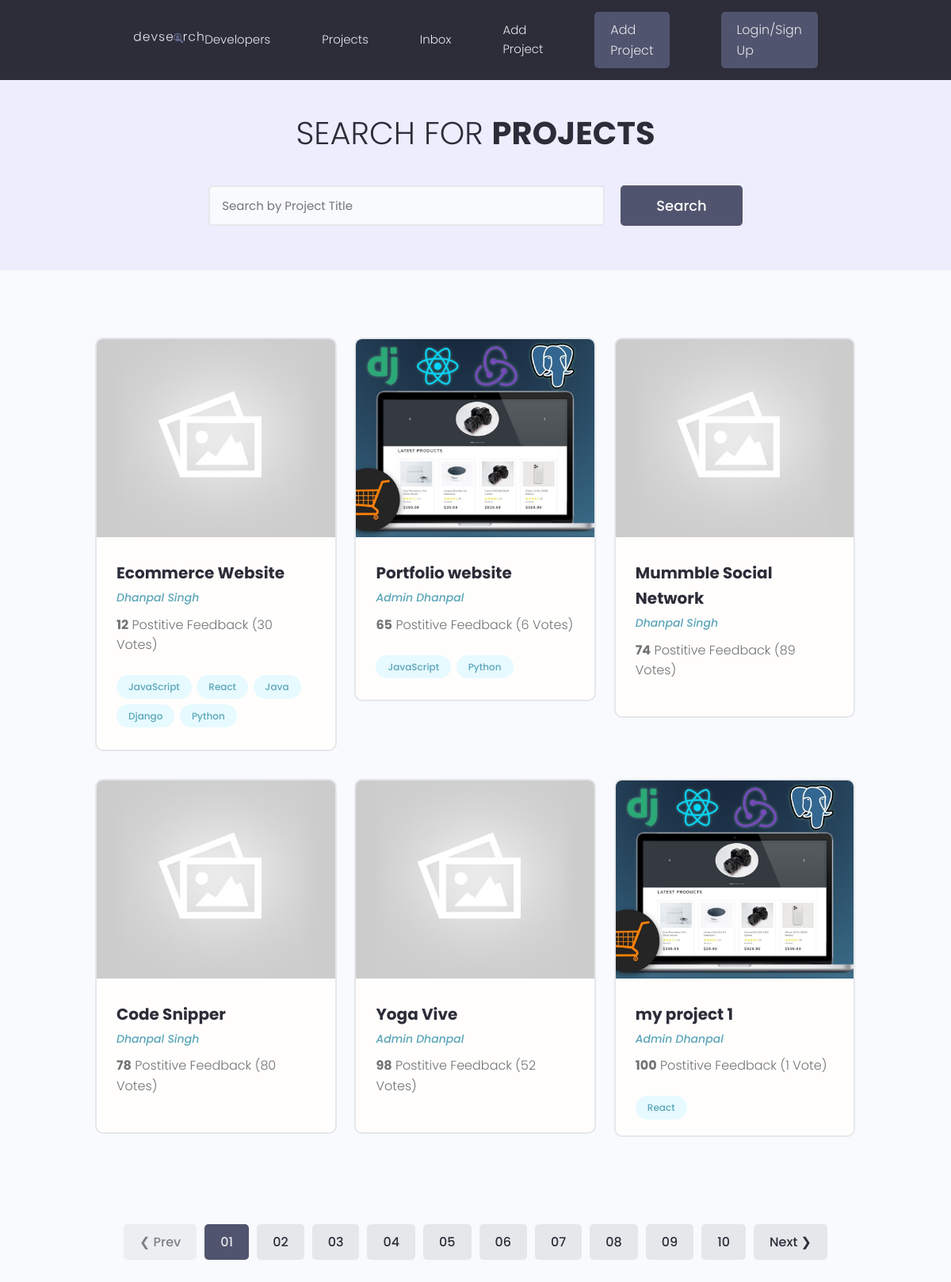
/projects/, run on the app's committed database.
### projects/models.py (models this page shows, shortened)
class Project(models.Model):
    owner = models.ForeignKey(Profile,null=True, blank=True,on_delete=models.SET_NULL)
    title = models.CharField(max_length=200)
    description = models.TextField(null=True, blank=True )
    featured_image = models.ImageField(null=True, blank=True, default="default.jpg")
    demo_link = models.CharField(max_length=2000, null=True, blank=True)
    source_link = models.CharField(max_length=2000, null=True, blank=True)
    tags = models.ManyToManyField('Tag',blank=True)
    vote_total = models.IntegerField(default=0, null=True, blank=True)
    vote_ratio = models.IntegerField(default=0, null=True, blank=True)
    created = models.DateTimeField(auto_now_add=True)
    id = models.UUIDField(default=uuid.uuid4,  unique=True, primary_key=True, editable=False)

class Tag(models.Model):
    name = models.CharField(max_length=200)
    created = models.DateTimeField(auto_now_add=True)
    id = models.UUIDField(default=uuid.uuid4, unique=True,primary_key=True, editable=False)
    def __str__(self):
        return self.name

### users/models.py (models this page shows, shortened)
class Profile(models.Model):
    user = models.OneToOneField(User, on_delete=models.CASCADE, null=True, blank=True)
    name = models.CharField(max_length=200, blank=True, null=True)
    email = models.EmailField(max_length=500, blank=True, null=True)
    username = models.CharField(max_length=200, blank=True, null=True)
    location = models.CharField(max_length=200, blank=True, null=True)
    short_intro = models.CharField(max_length=200, blank=True, null=True)
    bio = models.TextField(blank=True,null=True)
    profile_image = models.ImageField(null=True,blank=True,upload_to='profiles/',default='profiles/user-default.png')
    social_github = models.CharField(max_length=200, blank=True, null=True)
    social_stackoverflow = models.CharField(max_length=200, blank=True, null=True)
    social_twitter = models.CharField(max_length=200, blank=True, null=True)
    social_linkedln = models.CharField(max_length=200, blank=True, null=True)
    social_youtube = models.CharField(max_length=200, blank=True, null=True)
    social_website = models.CharField(max_length=200, blank=True, null=True)
    created = models.DateTimeField(auto_now_add=True)
    id = models.UUIDField(default=uuid.uuid4, unique=True, primary_key=True,editable=False)

### projects/views.py (the view)
# urls.py: path("projects/", views.project, name="projects"),
def project(request):
    projects = Project.objects.all()
    msg = "Hello, You are on the project page."
    number = 5
    context = {'projects' :projects}
    return render(request, 'projects/projects.html', context)

### projects/templates/projects/projects.html (shortened to what this page needs)
<!DOCTYPE html>
<html lang="en">
<head>
</head>
<body>
{% extends 'main.html' %}
{% block content %}
<main class="projects">
    <section class="hero-section text-center">
      <div class="container container--narrow">
        <div class="hero-section__box">
          <h2>Search for <span>Projects</span></h2>
        </div>
        <div class="hero-section__search">
          <form class="form" action="#" method="get">
            <div class="form__field">
              <input class="input input--text" id="formInput#search" type="text" name="text"
                placeholder="Search by Project Title" />
            </div>
            <input class="btn btn--sub btn--lg" type="submit" value="Search" />
          </form>
        </div>
      </div>
    </section>
    <section class="projectsList">
      <div class="container">
        <div class="grid grid--three">
            {% for project in projects %}
                <div class="column">
            <div class="card project">
              <a href="{% url 'project' project.id %}" class="project">
                <img class="project__thumbnail" src="{{ project.featured_image.url }}" alt="project thumbnail" />
                <div class="card__body">
                  <h3 class="project__title">{{project.title}}</h3>
                  <p><a class="project__author" href="profile.html">{{project.owner.name}}</a></p>
                  <p class="project--rating">
                    <span style="font-weight: bold;"> {{project.vote_ratio}}</span> Postitive
                    Feedback ({{project.vote_total}} Vote{{project.vote_total|pluralize:"s"}})
                  </p>
                  <div class="project__tags">
                      {% for tag in project.tags.all %}
                    <span class="tag tag--pill tag--main">
                      <small>{{ tag }}</small>
                    </span>
                      {% endfor %}
                  </div>
                </div>
              </a>
            </div>
          </div>
            {% endfor %}
        </div>
      </div>
    </section>
    <div class="pagination">
      <ul class="container">
        <li><a href="#" class="btn btn--disabled">&#10094; Prev</a></li>
        <li><a href="#" class="btn btn--sub">01</a></li>
        <li><a href="#" class="btn">02</a></li>
        <li><a href="#" class="btn">03</a></li>
        <li><a href="#" class="btn">04</a></li>
        <li><a href="#" class="btn">05</a></li>
        <li><a href="#" class="btn">06</a></li>
        <li><a href="#" class="btn">07</a></li>
        <li><a href="#" class="btn">08</a></li>
        <li><a href="#" class="btn">09</a></li>
        <li><a href="#" class="btn">10</a></li>
        <li><a href="#" class="btn">Next &#10095;</a></li>
      </ul>
    </div>
  </main>
{% endblock content %}

### static/style/app.css (style rules this page uses)
:root { --color-sub: #2d2d39; }
.btn--sub { background-color: var(--color-sub-light); }
.card { border: 2px solid var(--color-light); }
img { width: 100%; }
.hero-section { height: 40vh; display: flex; align-items: center; background-color: var(--color-sub); }
.hero-section__box { margin-bottom: 4rem; }
.hero-section__box > h2, .hero-section__box > h2 > span { font-size: 4rem; color: var(--color-light); line-height: 1.3; text-transform: uppercase; }
.hero-section__box > h2 { font-weight: 300; }
.hero-section__box > h2 > span { font-weight: 700; }
.hero-section__search > .form { display: flex; align-items: center; justify-content: center; gap: 2rem; }
.hero-section__search > .form input.input--text { width: 50rem; }
.pagination { margin-top: 8rem; margin-bottom: 10rem; }
.pagination > ul { flex-wrap: wrap; list-style: none; display: flex; align-items: center; justify-content: center; gap: 1rem; }
.pagination .btn { color: var(--color-sub); }
.pagination .btn.btn--sub { color: var(--color-light); }
.project__author { font-size: 1.4rem; font-style: italic; }
.project--rating { margin-bottom: 1.6em; margin-top: .5em; }
.projects > .hero-section { background: var(--color-sub-lighter); height: 30vh; }
.projects .hero-section__box { margin-bottom: 2.5rem; }
.projects .hero-section__box > h2 { color: var(--color-sub); }
.projects .hero-section__box > h2 > span { font-weight: 700; color: var(--color-sub); }
.projectsList { margin-top: 8rem; }
.project__thumbnail { height: 25rem; object-fit: cover; object-position: top center; }
.project__title { font-size: 2rem; font-weight: 700; color: var(--color-sub); }

### static/uikit/styles/modules/_variables.css (style rules this page uses)
:root { --color-main: #5aa5b9; --color-main-light: #e6faff; --color-sub: #3f4156; --color-sub-light: #51546e; --color-sub-lighter: #ededfd; --color-text: #737373; --color-gray: #8b8b8b; --color-light: #e5e7eb; --color-light-gray: #767676; --color-bg: #f8fafd; --color-white: #fffefd; --color-white-light: #f3f3f3; --color-success: #359e64; --color-success-bg: #def8e8; --color-error: #fc4b0b; --color-error-bg: #fff2ee; --font-base: 'Poppins', arial, helvetica, 'Segoe UI', roboto, ubuntu, sans-serif; --font-monospace: 'Fira Code', 'Courier New', courier, monospace; --font-regular: 300; --font-medium: 500; --font-bold: 700; --generic-shadow: 1px 1px 5px #00000010; --generic-transition: all 0.3s ease-in-out; }

### static/uikit/styles/modules/_base.css (style rules this page uses)
* { margin: 0; padding: 0; box-sizing: border-box; text-rendering: optimizeLegibility; color: inherit; font-size: inherit; }
html { font-size: 50%; }
@media only screen and (min-width: 480px) { html { font-size: 56.25%; } }
@media only screen and (min-width: 1200px) { html { font-size: 62.5%; } }
body { line-height: 1.6; font-weight: 400; font-size: 1.5rem; color: var(--color-text); background-color: var(--color-bg); min-height: 100vh; }

### static/uikit/styles/modules/_typography.css (style rules this page uses)
* { font-family: var(--font-base); }
h2 { font-size: 3.6rem; font-weight: var(--font-bold); }
h3 { font-size: 3.2rem; font-weight: var(--font-medium); }
p, span, strong { font-size: 1.6rem; color: var(--color-text); font-weight: var(--font-regular); }
a { padding-bottom: 2px; text-decoration: none; display: inline-block; color: var(--color-main); font-weight: var(--font-medium); }

### static/uikit/styles/modules/_utilities.css (style rules this page uses)
.container { width: 92%; max-width: 165rem; margin: 0 auto; box-sizing: border-box; }
.container--narrow { width: 92%; max-width: 120rem; }
@media screen and (min-width: 1000px) { .container { width: 90%; } }
@media screen and (min-width: 1000px) { .container--narrow { width: 85%; } }
@media screen and (min-width: 1200px) { .container { width: 80%; } }
@media screen and (min-width: 1200px) { .container--narrow { width: 72%; } }
.text-center { text-align: center; }

### static/uikit/styles/modules/_button.css (style rules this page uses)
.btn { display: inline-block; position: relative; cursor: pointer; background-color: var(--color-light); font-weight: var(--font-medium); color: var(--color-sub); text-decoration: none; padding: 1rem 2rem; border-radius: 0.5rem; border: none; width: -webkit-fit-content; width: -moz-fit-content; width: fit-content; height: -webkit-fit-content; height: -moz-fit-content; height: fit-content; font-size: 1.6rem; outline-width: 0; outline-color: transparent; -webkit-backface-visibility: hidden; backface-visibility: hidden; transition: all 0.3s ease-in-out; }
.btn:disabled, .btn--disabled { cursor: not-allowed; opacity: 0.6; }
.btn--sub { background-color: var(--color-sub); color: var(--color-white); }
.btn--lg { font-size: 1.8rem; padding: 1.2rem 4.5rem; }

### data on the page
Project: featured_image (placeholder picture), title "Ecommerce Website", owner.name "Dhanpal Singh", vote_ratio "12", vote_total "30"
Tag: name "JavaScript"
Tag: name "React"
Tag: name "Java"
Tag: name "Django"
Tag: name "Python"
Project: featured_image (picture), title "Portfolio website", owner.name "Admin Dhanpal", vote_ratio "65", vote_total "6"
Project: featured_image (placeholder picture), title "Mummble Social Network", owner.name "Dhanpal Singh", vote_ratio "74", vote_total "89"
Project: featured_image (placeholder picture), title "Code Snipper", owner.name "Dhanpal Singh", vote_ratio "78", vote_total "80"
Project: featured_image (placeholder picture), title "Yoga Vive", owner.name "Admin Dhanpal", vote_ratio "98", vote_total "52"
Project: featured_image (picture), title "my project 1", owner.name "Admin Dhanpal", vote_ratio "100", vote_total "1"
